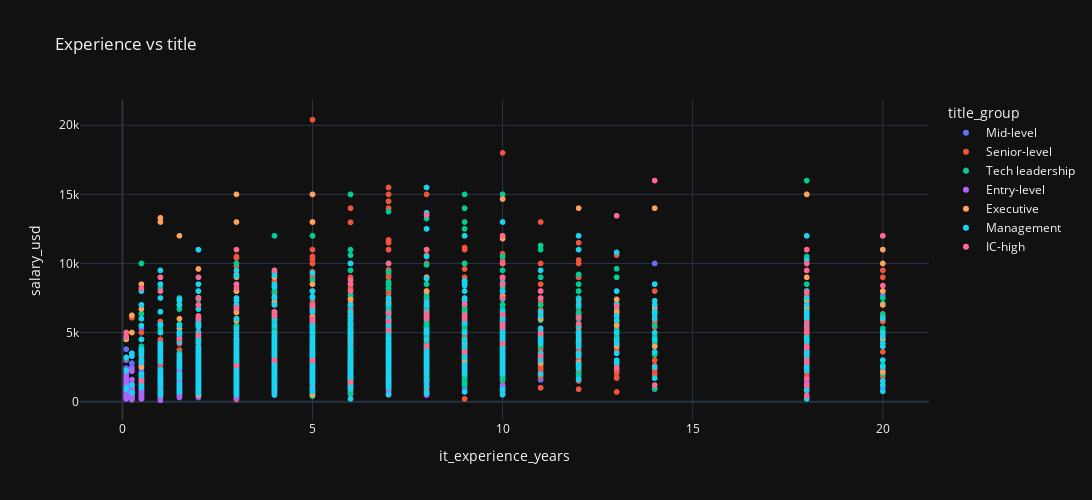

The cell this chart's notebook holds for it:
### Code cell
fig = px.scatter(
    df,
    x='it_experience_years',
    y='salary_usd',
    color='title_group',
    hover_data=['title_group', 'category','it_experience_years', 'salary_usd'],
    title='Experience vs title',
    width=1500, height=500
)

fig.show()

### Figure 1 — Plotly figure (JSON) as saved in the notebook; plotly's stock layout.template omitted (floating-point values rounded to 4 significant figures; data arrays with more than 128 entries replaced by an {"elided": "..."} marker saying what was removed)
{"data": [{"customdata": {"elided": "2618x2 str values"}, "hovertemplate": "title_group=%{customdata[0]}<br>it_experience_years=%{x}<br>salary_usd=%{y}<br>category=%{customdata[1]}<extra></extra>", "legendgroup": "Mid-level", "marker": {"color": "#636efa", "symbol": "circle"}, "mode": "markers", "name": "Mid-level", "showlegend": true, "type": "scattergl", "x": {"elided": "2618 float values"}, "xaxis": "x", "y": {"elided": "2618 float values"}, "yaxis": "y"}, {"customdata": {"elided": "2058x2 str values"}, "hovertemplate": "title_group=%{customdata[0]}<br>it_experience_years=%{x}<br>salary_usd=%{y}<br>category=%{customdata[1]}<extra></extra>", "legendgroup": "Senior-level", "marker": {"color": "#EF553B", "symbol": "circle"}, "mode": "markers", "name": "Senior-level", "showlegend": true, "type": "scattergl", "x": {"elided": "2058 float values"}, "xaxis": "x", "y": {"elided": "2058 float values"}, "yaxis": "y"}, {"customdata": {"elided": "813x2 str values"}, "hovertemplate": "title_group=%{customdata[0]}<br>it_experience_years=%{x}<br>salary_usd=%{y}<br>category=%{customdata[1]}<extra></extra>", "legendgroup": "Tech leadership", "marker": {"color": "#00cc96", "symbol": "circle"}, "mode": "markers", "name": "Tech leadership", "showlegend": true, "type": "scattergl", "x": {"elided": "813 float values"}, "xaxis": "x", "y": {"elided": "813 float values"}, "yaxis": "y"}, {"customdata": {"elided": "1066x2 str values"}, "hovertemplate": "title_group=%{customdata[0]}<br>it_experience_years=%{x}<br>salary_usd=%{y}<br>category=%{customdata[1]}<extra></extra>", "legendgroup": "Entry-level", "marker": {"color": "#ab63fa", "symbol": "circle"}, "mode": "markers", "name": "Entry-level", "showlegend": true, "type": "scattergl", "x": {"elided": "1066 float values"}, "xaxis": "x", "y": {"elided": "1066 float values"}, "yaxis": "y"}, {"customdata": {"elided": "146x2 str values"}, "hovertemplate": "title_group=%{customdata[0]}<br>it_experience_years=%{x}<br>salary_usd=%{y}<br>category=%{customdata[1]}<extra></extra>", "legendgroup": "Executive", "marker": {"color": "#FFA15A", "symbol": "circle"}, "mode": "markers", "name": "Executive", "showlegend": true, "type": "scattergl", "x": {"elided": "146 float values"}, "xaxis": "x", "y": {"elided": "146 float values"}, "yaxis": "y"}, {"customdata": {"elided": "803x2 str values"}, "hovertemplate": "title_group=%{customdata[0]}<br>it_experience_years=%{x}<br>salary_usd=%{y}<br>category=%{customdata[1]}<extra></extra>", "legendgroup": "Management", "marker": {"color": "#19d3f3", "symbol": "circle"}, "mode": "markers", "name": "Management", "showlegend": true, "type": "scattergl", "x": {"elided": "803 float values"}, "xaxis": "x", "y": {"elided": "803 float values"}, "yaxis": "y"}, {"customdata": {"elided": "89x2 str values"}, "hovertemplate": "title_group=%{customdata[0]}<br>it_experience_years=%{x}<br>salary_usd=%{y}<br>category=%{customdata[1]}<extra></extra>", "legendgroup": "IC-high", "marker": {"color": "#FF6692", "symbol": "circle"}, "mode": "markers", "name": "IC-high", "showlegend": true, "type": "scattergl", "x": [1.0, 3.0, 11.0, 18.0, 5.0, 14.0, 20.0, 10.0, 11.0, 5.0, 10.0, 18.0, 7.0, 4.0, 8.0, 5.0, 18.0, 4.0, 5.0, 18.0, 5.0, 9.0, 2.0, 11.0, 4.0, 0.5, 10.0, 8.0, 2.0, 9.0, 0.1, 2.0, 18.0, 6.0, 18.0, 3.0, 18.0, 13.0, 18.0, 14.0, 9.0, 4.0, 13.0, 12.0, 2.0, 18.0, 3.0, 7.0, 7.0, 11.0, 6.0, 1.0, 4.0, 18.0, 10.0, 2.0, 13.0, 18.0, 18.0, 5.0, 18.0, 8.0, 11.0, 7.0, 12.0, 3.0, 20.0, 10.0, 3.0, 18.0, 8.0, 6.0, 10.0, 8.0, 10.0, 10.0, 18.0, 10.0, 9.0, 4.0, 1.5, 10.0, 0.5, 8.0, 0.1, 6.0, 8.0, 10.0, 2.0], "xaxis": "x", "y": [9000.0, 6800.0, 8000.0, 9500.0, 7000.0, 1200.0, 8400.0, 8500.0, 8000.0, 6900.0, 9000.0, 11000.0, 10000.0, 9500.0, 6000.0, 2970.0, 2850.0, 6200.0, 6000.0, 10000.0, 5950.0, 6000.0, 6000.0, 7500.0, 6400.0, 1500.0, 10000.0, 11000.0, 4800.0, 3600.0, 4700.0, 7500.0, 5000.0, 1400.0, 7900.0, 2600.0, 5200.0, 6900.0, 1700.0, 16000.0, 7050.0, 3000.0, 2400.0, 6100.0, 7000.0, 3900.0, 8226.0, 5816.0, 5180.0, 3300.0, 8500.0, 8000.0, 3000.0, 4000.0, 8500.0, 9000.0, 13450.0, 5700.0, 3000.0, 5850.0, 5300.0, 13500.0, 4900.0, 6400.0, 5640.0, 8500.0, 12000.0, 9000.0, 11000.0, 1200.0, 6370.0, 8000.0, 4200.0, 6200.0, 5400.0, 12000.0, 426.0, 7500.0, 6300.0, 6500.0, 4500.0, 5600.0, 8200.0, 4000.0, 5000.0, 8800.0, 6000.0, 6300.0, 6200.0], "yaxis": "y"}], "layout": {"height": 500, "legend": {"title": {"text": "title_group"}, "tracegroupgap": 0}, "title": {"text": "Experience vs title"}, "width": 1500, "xaxis": {"anchor": "y", "domain": [0, 1], "title": {"text": "it_experience_years"}}, "yaxis": {"anchor": "x", "domain": [0, 1], "title": {"text": "salary_usd"}}}}
